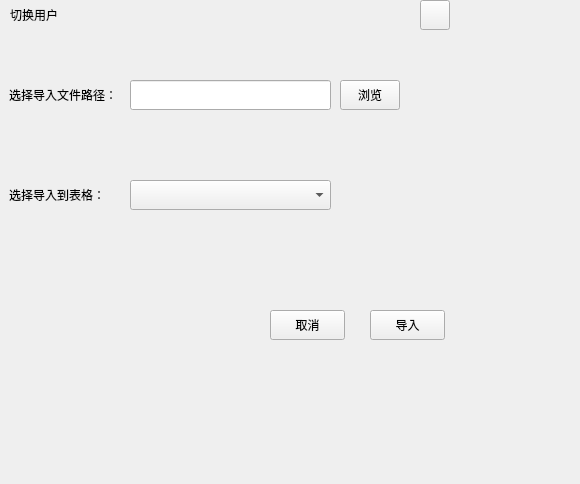
<?xml version="1.0" encoding="UTF-8"?>
<ui version="4.0">
 <class>Input</class>
 <widget class="QWidget" name="Input">
  <property name="geometry">
   <rect>
    <x>0</x>
    <y>0</y>
    <width>580</width>
    <height>484</height>
   </rect>
  </property>
  <property name="windowTitle">
   <string>Form</string>
  </property>
  <widget class="QPushButton" name="SaveBtn">
   <property name="geometry">
    <rect>
     <x>370</x>
     <y>310</y>
     <width>75</width>
     <height>30</height>
    </rect>
   </property>
   <property name="text">
    <string>导入</string>
   </property>
  </widget>
  <widget class="QLineEdit" name="FileEdit">
   <property name="geometry">
    <rect>
     <x>130</x>
     <y>80</y>
     <width>201</width>
     <height>30</height>
    </rect>
   </property>
  </widget>
  <widget class="QLabel" name="InerLab">
   <property name="geometry">
    <rect>
     <x>50</x>
     <y>60</y>
     <width>401</width>
     <height>231</height>
    </rect>
   </property>
   <property name="styleSheet">
    <string notr="true"/>
   </property>
   <property name="text">
    <string/>
   </property>
  </widget>
  <widget class="QLabel" name="TitleLab">
   <property name="geometry">
    <rect>
     <x>0</x>
     <y>10</y>
     <width>461</width>
     <height>31</height>
    </rect>
   </property>
   <property name="text">
    <string/>
   </property>
  </widget>
  <widget class="QLabel" name="UserLab">
   <property name="geometry">
    <rect>
     <x>9</x>
     <y>80</y>
     <width>121</width>
     <height>30</height>
    </rect>
   </property>
   <property name="text">
    <string>选择导入文件路径：</string>
   </property>
  </widget>
  <widget class="QLabel" name="label">
   <property name="geometry">
    <rect>
     <x>10</x>
     <y>0</y>
     <width>80</width>
     <height>30</height>
    </rect>
   </property>
   <property name="text">
    <string>切换用户</string>
   </property>
  </widget>
  <widget class="QPushButton" name="CloseBtn">
   <property name="geometry">
    <rect>
     <x>420</x>
     <y>0</y>
     <width>30</width>
     <height>30</height>
    </rect>
   </property>
   <property name="text">
    <string/>
   </property>
  </widget>
  <widget class="QPushButton" name="CancleBtn">
   <property name="geometry">
    <rect>
     <x>270</x>
     <y>310</y>
     <width>75</width>
     <height>30</height>
    </rect>
   </property>
   <property name="text">
    <string>取消</string>
   </property>
  </widget>
  <widget class="QLabel" name="PasswordLab">
   <property name="geometry">
    <rect>
     <x>9</x>
     <y>180</y>
     <width>121</width>
     <height>30</height>
    </rect>
   </property>
   <property name="text">
    <string>选择导入到表格：</string>
   </property>
  </widget>
  <widget class="QComboBox" name="comboBox">
   <property name="geometry">
    <rect>
     <x>130</x>
     <y>180</y>
     <width>201</width>
     <height>30</height>
    </rect>
   </property>
  </widget>
  <widget class="QPushButton" name="FileBtn">
   <property name="geometry">
    <rect>
     <x>340</x>
     <y>80</y>
     <width>60</width>
     <height>30</height>
    </rect>
   </property>
   <property name="text">
    <string>浏览</string>
   </property>
  </widget>
  <zorder>InerLab</zorder>
  <zorder>TitleLab</zorder>
  <zorder>SaveBtn</zorder>
  <zorder>FileEdit</zorder>
  <zorder>UserLab</zorder>
  <zorder>label</zorder>
  <zorder>CloseBtn</zorder>
  <zorder>CancleBtn</zorder>
  <zorder>PasswordLab</zorder>
  <zorder>comboBox</zorder>
  <zorder>FileBtn</zorder>
 </widget>
 <resources/>
 <connections/>
</ui>
